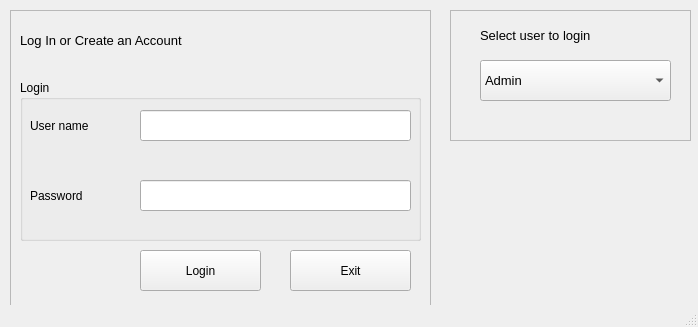
<?xml version="1.0" encoding="UTF-8"?>
<ui version="4.0">
 <class>frmLogin</class>
 <widget class="QMainWindow" name="frmLogin">
  <property name="geometry">
   <rect>
    <x>0</x>
    <y>0</y>
    <width>698</width>
    <height>327</height>
   </rect>
  </property>
  <property name="windowTitle">
   <string>frmLogin</string>
  </property>
  <widget class="QWidget" name="centralwidget">
   <widget class="QFrame" name="frameLogin">
    <property name="geometry">
     <rect>
      <x>10</x>
      <y>10</y>
      <width>421</width>
      <height>301</height>
     </rect>
    </property>
    <property name="frameShape">
     <enum>QFrame::StyledPanel</enum>
    </property>
    <property name="frameShadow">
     <enum>QFrame::Raised</enum>
    </property>
    <widget class="QLabel" name="labelInformed">
     <property name="geometry">
      <rect>
       <x>10</x>
       <y>10</y>
       <width>221</width>
       <height>41</height>
      </rect>
     </property>
     <property name="font">
      <font>
       <pointsize>10</pointsize>
      </font>
     </property>
     <property name="text">
      <string>Log In or Create an Account</string>
     </property>
    </widget>
    <widget class="QGroupBox" name="groupBoxLogin">
     <property name="geometry">
      <rect>
       <x>10</x>
       <y>70</y>
       <width>401</width>
       <height>161</height>
      </rect>
     </property>
     <property name="font">
      <font>
       <pointsize>9</pointsize>
       <weight>50</weight>
       <bold>false</bold>
       <strikeout>false</strikeout>
      </font>
     </property>
     <property name="title">
      <string>Login</string>
     </property>
     <widget class="QLabel" name="labelUserName">
      <property name="geometry">
       <rect>
        <x>10</x>
        <y>30</y>
        <width>81</width>
        <height>31</height>
       </rect>
      </property>
      <property name="font">
       <font>
        <pointsize>9</pointsize>
       </font>
      </property>
      <property name="text">
       <string>User name</string>
      </property>
     </widget>
     <widget class="QLineEdit" name="lineEditUsername">
      <property name="geometry">
       <rect>
        <x>120</x>
        <y>30</y>
        <width>271</width>
        <height>31</height>
       </rect>
      </property>
     </widget>
     <widget class="QLabel" name="labelPassword">
      <property name="geometry">
       <rect>
        <x>10</x>
        <y>100</y>
        <width>61</width>
        <height>31</height>
       </rect>
      </property>
      <property name="font">
       <font>
        <pointsize>9</pointsize>
       </font>
      </property>
      <property name="text">
       <string>Password</string>
      </property>
     </widget>
     <widget class="QLineEdit" name="lineEditPassword">
      <property name="geometry">
       <rect>
        <x>120</x>
        <y>100</y>
        <width>271</width>
        <height>31</height>
       </rect>
      </property>
      <property name="echoMode">
       <enum>QLineEdit::Password</enum>
      </property>
     </widget>
    </widget>
    <widget class="QPushButton" name="btnLogin">
     <property name="geometry">
      <rect>
       <x>130</x>
       <y>240</y>
       <width>121</width>
       <height>41</height>
      </rect>
     </property>
     <property name="font">
      <font>
       <pointsize>9</pointsize>
      </font>
     </property>
     <property name="text">
      <string>Login</string>
     </property>
     <property name="icon">
      <iconset>
       <normaloff>images/login.png</normaloff>images/login.png</iconset>
     </property>
     <property name="autoDefault">
      <bool>true</bool>
     </property>
    </widget>
    <widget class="QPushButton" name="btnExit">
     <property name="geometry">
      <rect>
       <x>280</x>
       <y>240</y>
       <width>121</width>
       <height>41</height>
      </rect>
     </property>
     <property name="text">
      <string>Exit</string>
     </property>
     <property name="icon">
      <iconset>
       <normaloff>images/cancel.png</normaloff>images/cancel.png</iconset>
     </property>
    </widget>
   </widget>
   <widget class="QFrame" name="frameUserType">
    <property name="geometry">
     <rect>
      <x>450</x>
      <y>10</y>
      <width>241</width>
      <height>131</height>
     </rect>
    </property>
    <property name="frameShape">
     <enum>QFrame::StyledPanel</enum>
    </property>
    <property name="frameShadow">
     <enum>QFrame::Raised</enum>
    </property>
    <widget class="QLabel" name="label">
     <property name="enabled">
      <bool>true</bool>
     </property>
     <property name="geometry">
      <rect>
       <x>30</x>
       <y>10</y>
       <width>161</width>
       <height>31</height>
      </rect>
     </property>
     <property name="font">
      <font>
       <pointsize>10</pointsize>
      </font>
     </property>
     <property name="text">
      <string>Select user to login</string>
     </property>
    </widget>
    <widget class="QComboBox" name="cbUsers">
     <property name="geometry">
      <rect>
       <x>30</x>
       <y>50</y>
       <width>191</width>
       <height>41</height>
      </rect>
     </property>
     <property name="font">
      <font>
       <pointsize>10</pointsize>
      </font>
     </property>
     <property name="toolTipDuration">
      <number>-1</number>
     </property>
     <property name="currentIndex">
      <number>0</number>
     </property>
     <property name="iconSize">
      <size>
       <width>30</width>
       <height>30</height>
      </size>
     </property>
     <item>
      <property name="text">
       <string>Admin</string>
      </property>
      <property name="icon">
       <iconset>
        <normaloff>images/admin-ui.png</normaloff>images/admin-ui.png</iconset>
      </property>
     </item>
     <item>
      <property name="text">
       <string>Professor</string>
      </property>
      <property name="icon">
       <iconset>
        <normaloff>images/teacher.png</normaloff>images/teacher.png</iconset>
      </property>
     </item>
     <item>
      <property name="text">
       <string>Student</string>
      </property>
      <property name="icon">
       <iconset>
        <normaloff>images/student.png</normaloff>images/student.png</iconset>
      </property>
     </item>
     <item>
      <property name="text">
       <string>Staff</string>
      </property>
      <property name="icon">
       <iconset>
        <normaloff>images/staff.png</normaloff>images/staff.png</iconset>
      </property>
     </item>
    </widget>
   </widget>
  </widget>
  <widget class="QStatusBar" name="statusbar"/>
 </widget>
 <resources/>
 <connections/>
</ui>
